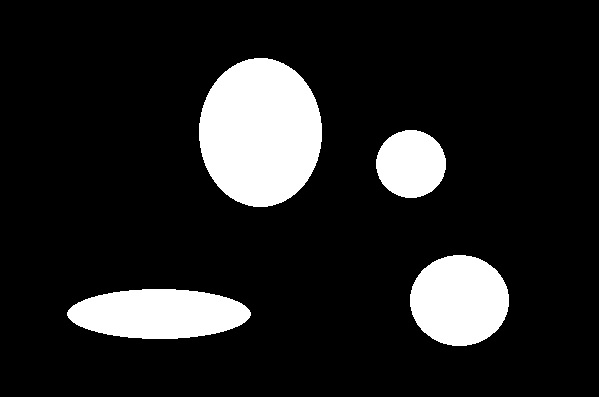
#> input picture Img14.jpg, 599 x 397 px, found by its file name
$ python Rascunho8.py
#> lines starting #> are read from the running program, lines starting #| are printed output that depends on the picture; after the words box and inside, x2 and y2 are one past the last pixel; in counts of white or black regions, pixels touching at a corner belong together
import cv2
import numpy as np
import matplotlib.pyplot as plt

img = cv2.imread('Img14.jpg',0)#Img10.jpg
#> img is the input picture: shape (397, 599); min 0, max 255, mean 34.7

img=img.astype('int')
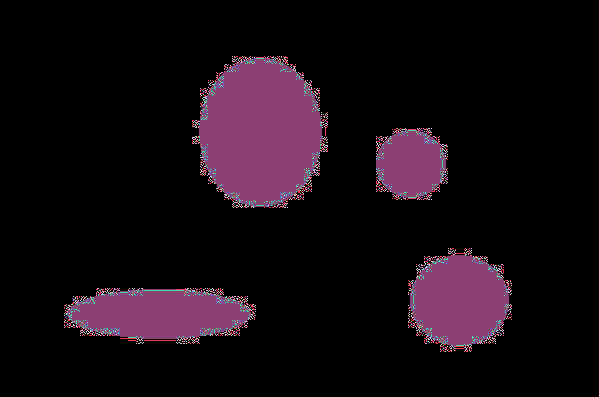
#> img: shape (397, 599) int64; 20 distinct labels, from 0 to 255; one colour per label, 0 black

img[img > 127] = 255
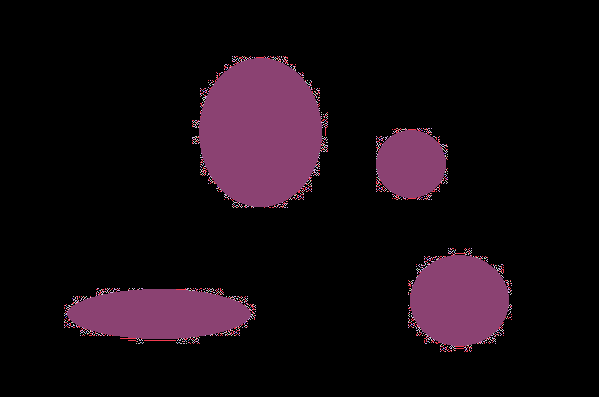
#> img: shape (397, 599) int64; 11 distinct labels, from 0 to 255; one colour per label, 0 black
img[img < 127] = 0
#> img: shape (397, 599) int64; 13.6% white; 4 white regions, box (x1, y1, x2, y2) and area: (199, 58, 322, 207) 14381, (67, 289, 251, 339) 7150, (410, 255, 509, 346) 7072, (376, 130, 446, 198) 3722

#img=np.zeros([100,100])
#img[25:75,25:75]=255

a1,a2 = np.shape(img) # dimensões da imagem
#> a1 = 397; a2 = 599

masc = np.zeros([a1,a2]) # imagem de marcação de região
regiao=0
flag={} #para marcar pixels com regiões multiplas


for i in range(2,a1-1,1):
    for j in range(2,a2-1,1):
        if (img[i,j] == 255) : #and masc[i,j] == 0
            if (img[i,j-1] == 0) and (img[i-1,j] == 0) and (img[i-1,j-1] == 0) :#and (img[i+1,j-1] == 0):
                if (masc[i,j]!= 0) or (masc[i+1,j]!= 0) or (masc[i,j+1]!= 0) or (masc[i,j-1]!= 0) or (masc[i-1,j]!= 0) or (masc[i-1,j-1]!= 0) or (masc[i-1,j+1]!= 0) :
                #if (masc[i+1,j] != 0) or (masc[i,j+1] != 0) :
                    flag[regiao] = regiao + 1
                    print(flag)
                regiao=regiao + 1
                test2=masc[i,j]
                test=[img[i,j],img[i-1,j],img[i,j-1]]
                masc[i,j] = regiao
                masc[i+1,j] = regiao
                masc[i,j+1] = regiao
                masc[i+1,j+1] = regiao
                #masc[i+1,j-1] = regiao

            if img[i-1,j-1] != 0 :
                masc[i,j] = masc[i-1,j-1]
                masc[i+1,j] = masc[i-1,j-1]
                masc[i,j+1] = masc[i-1,j-1]
                masc[i+1,j+1] = masc[i-1,j-1]
                #masc[i+1,j-1] = masc[i-1,j-1]
            if img[i-1,j+1] != 0 :
                masc[i,j] = masc[i-1,j+1]
                masc[i+1,j] = masc[i-1,j+1]
                masc[i,j+1] = masc[i-1,j+1]
                masc[i+1,j+1] = masc[i-1,j+1]
                #masc[i+1,j-1] = masc[i-1,j+1]
            if img[i-1,j] != 0 :
                masc[i,j] = masc[i-1,j]
                masc[i+1,j] = masc[i-1,j]
                masc[i,j+1] = masc[i-1,j]
                masc[i+1,j+1] = masc[i-1,j]
                #masc[i+1,j-1] = masc[i-1,j]
            if img[i,j-1] != 0 :
                masc[i,j] = masc[i,j-1]
                masc[i+1,j] = masc[i,j-1]
                masc[i,j+1] = masc[i,j-1]
                masc[i+1,j+1] = masc[i,j-1]
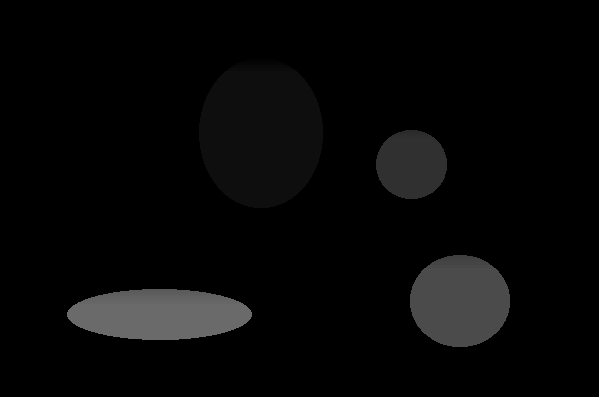
#> masc: shape (397, 599) float64; min 0, max 106, mean 7.1
#> after the loop, flag = 69 items; regiao = 112
                #masc[i+1,j-1] = masc[i,j-1]


            #imagem[i,p]= np.sum([mascara[:,:]*img[i:i+b1,p:p+b2]])

cont={}
for x in flag:
    masc[masc==flag[x]]=x
#> this loop made 69 passes
#> x on passes 1 to 12: 6, 9, 11, 12, 14, 15, 16, 17, 18, 19, 20, 21

reg={}
d=0
for k in range(regiao):
    cont[k]=np.count_nonzero(masc == k)
    if cont[k] < 0.01*a1*a2:
        masc[masc == k] = 0
    else:
        reg[d]=cont[k]
        d=d+1
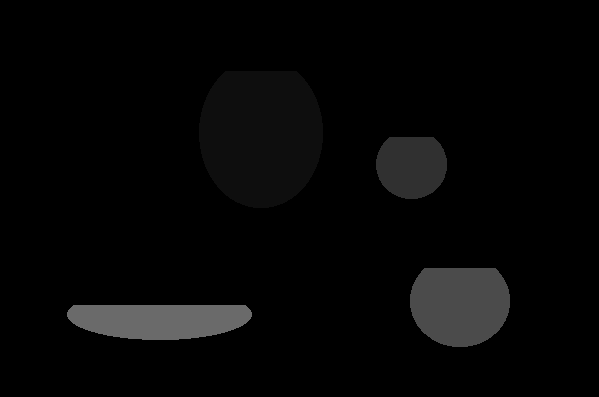
#> masc: shape (397, 599) float64; 1.44% of pixels changed, all inside (x1, y1, x2, y2) = (75, 58, 494, 305)
#> after the loop, cont = 112 items; d = 5; reg = {0: 204640, 1: 14032, 2: 3655, 3: 6635, 4: 5411}

print('reg:',reg)
print('cont:',cont)

#print(flag)
#print(masc)

imagem = masc*255
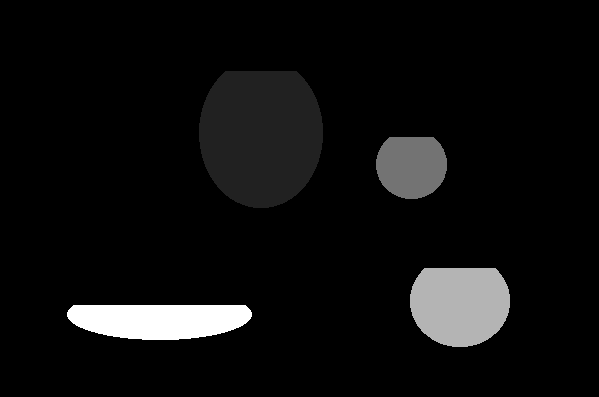
#> imagem: shape (397, 599) float64; min 0, max 27030, mean 1547.4; drawn with min black and max white


a=imagem.max()
#> a = 27030
b=imagem.min()
#> b = 0

#imagem = (imagem/a)*255

img=img.astype('uint8')
cv2.imshow('Original',img)

img=imagem.astype('uint8')
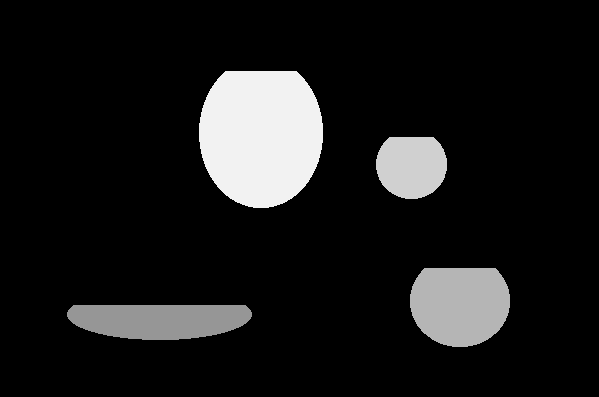
#> img: shape (397, 599); min 0, max 242, mean 25.9
cv2.imshow('segmentada',img)

cv2.waitKey(0)
cv2.destroyAllWindows()

$ run again, with Img10.jpg copied over Img14.jpg
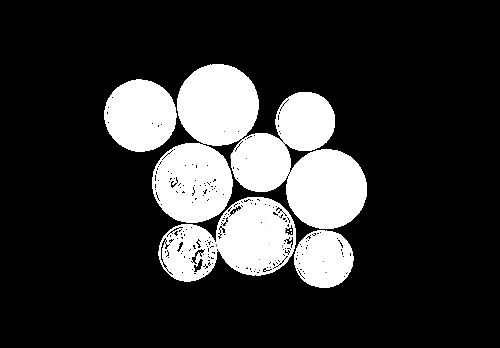
#> input picture Img10.jpg, 500 x 348 px, found by its file name
#> img is the input picture: shape (348, 500); min 0, max 255, mean 50.8
#> after the loop `for i in range(2,a1-1,1):`: flag = 207 items; regiao = 259
#> the loop `for x in flag:` made 207 passes
#> x on passes 2 to 4: 7, 9, 10
#> after the loop `for k in range(regiao):`:
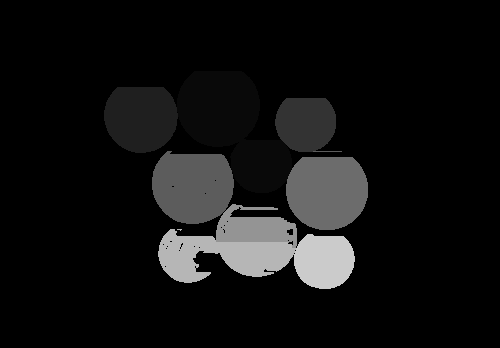
#> masc: shape (348, 500) float64; min 0, max 203, mean 16.9
#> after the loop `for k in range(regiao):`: cont = 259 items; d = 9; reg = 9 items
#> a = 51765
#> b = 0
#> `img=imagem.astype('uint8')`:
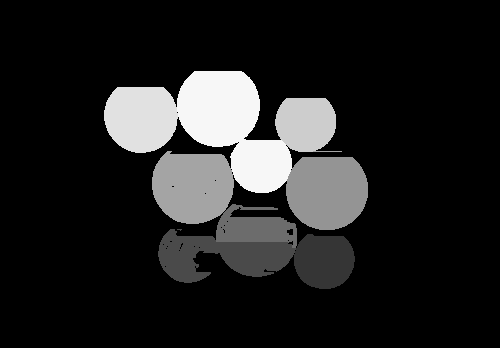
#> img: shape (348, 500); min 0, max 247, mean 32.5

$ run again, with Img11.jpg copied over Img14.jpg
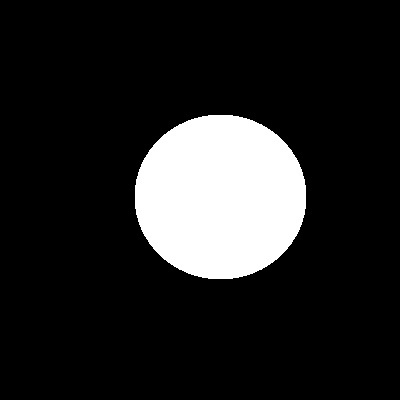
#> input picture Img11.jpg, 400 x 400 px, found by its file name
#> img is the input picture: shape (400, 400); min 0, max 255, mean 35.5
#> `img[img > 127] = 255`:
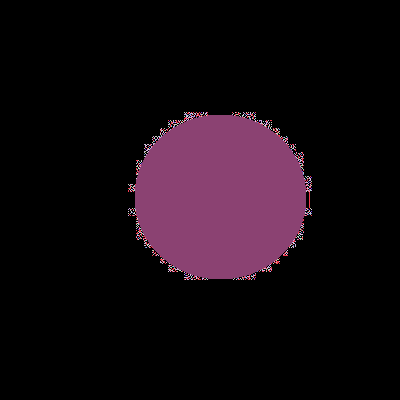
#> img: shape (400, 400) int64; 12 distinct labels, from 0 to 255; one colour per label, 0 black
#> after the loop `for i in range(2,a1-1,1):`: flag = 34 items; regiao = 49
#> the loop `for x in flag:` made 34 passes
#> x on passes 1 to 8: 10, 13, 15, 17, 18, 20, 21, 22
#> after the loop `for k in range(regiao):`:
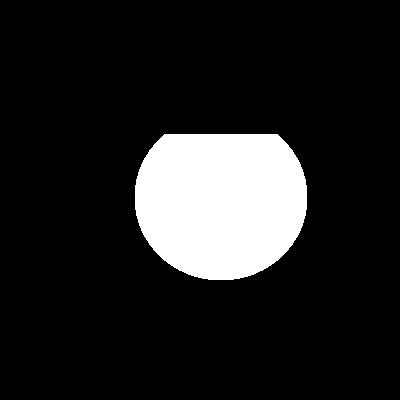
#> masc: shape (400, 400) float64; values 0 (black) and 20 (white), 13.2% white; 1 white region, box (x1, y1, x2, y2) and area: (135, 134, 307, 280) 21100
#> after the loop `for k in range(regiao):`: cont = 49 items; d = 2; reg = {0: 137412, 1: 21100}
#| reg: {0: 137412, 1: 21100}
#> (printed output is left out)
#> a = 5100
#> b = 0
